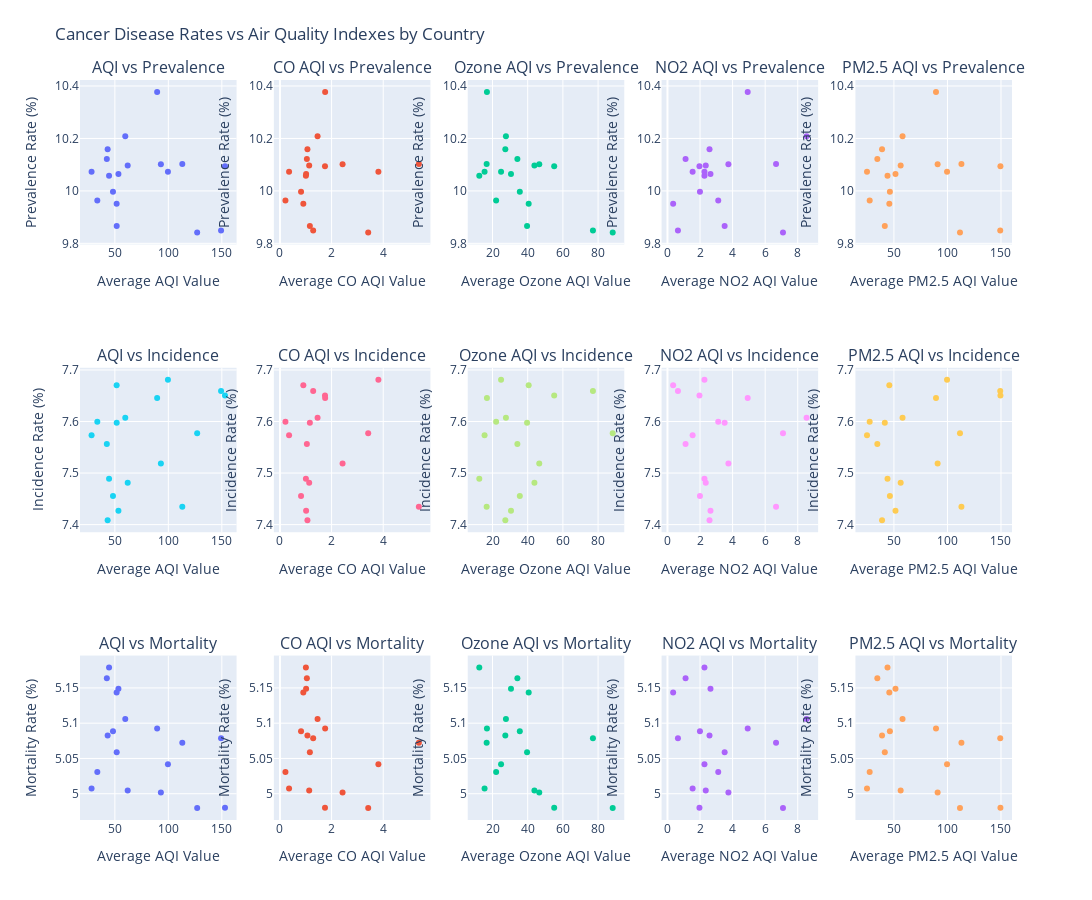

Write notebook code for a chart like this one.
### Markdown cell above
### Correlation Analysis - Cancer

### Code cell
from plotly.subplots import make_subplots
import plotly.graph_objects as go

# Define AQI columns and their labels
aqi_cols = [
    ("AQI Value", "Average AQI Value"),
    ("CO AQI Value", "Average CO AQI Value"),
    ("Ozone AQI Value", "Average Ozone AQI Value"),
    ("NO2 AQI Value", "Average NO2 AQI Value"),
    ("PM2.5 AQI Value", "Average PM2.5 AQI Value"),
]

# Create a 3x5 subplot grid
fig = make_subplots(
    rows=3, cols=5,
    subplot_titles=[
        "AQI vs Prevalence", "CO AQI vs Prevalence", "Ozone AQI vs Prevalence", "NO2 AQI vs Prevalence", "PM2.5 AQI vs Prevalence",
        "AQI vs Incidence", "CO AQI vs Incidence", "Ozone AQI vs Incidence", "NO2 AQI vs Incidence", "PM2.5 AQI vs Incidence",
        "AQI vs Mortality", "CO AQI vs Mortality", "Ozone AQI vs Mortality", "NO2 AQI vs Mortality", "PM2.5 AQI vs Mortality",
    ]
)

# Row 1: Prevalence Rate
for i, (col, label) in enumerate(aqi_cols, 1):
    fig.add_trace(
        go.Scatter(
            x=cancer[col],
            y=cancer['Prevalence Rate (%)'],
            mode='markers',
            marker=dict(size=6),
            name=label,
            showlegend=False
        ),
        row=1, col=i
    )
    fig.update_xaxes(title_text=label, row=1, col=i)
    fig.update_yaxes(title_text="Prevalence Rate (%)", row=1, col=i)

# Row 2: Incidence Rate
for i, (col, label) in enumerate(aqi_cols, 1):
    fig.add_trace(
        go.Scatter(
            x=cancer[col],
            y=cancer['Incidence Rate (%)'],
            mode='markers',
            marker=dict(size=6),
            name=label,
            showlegend=False
        ),
        row=2, col=i
    )
    fig.update_xaxes(title_text=label, row=2, col=i)
    fig.update_yaxes(title_text="Incidence Rate (%)", row=2, col=i)

# Row 3: Mortality Rate
for i, (col, label) in enumerate(aqi_cols, 1):
    fig.add_trace(
        go.Scatter(
            x=cancer[col],
            y=cancer['Mortality Rate (%)'],
            mode='markers',
            marker=dict(size=6),
            name=label,
            showlegend=False
        ),
        row=3, col=i
    )
    fig.update_xaxes(title_text=label, row=3, col=i)
    fig.update_yaxes(title_text="Mortality Rate (%)", row=3, col=i)

# Final layout adjustments
fig.update_layout(
    height=900, width=1500,
    title_text="Cancer Disease Rates vs Air Quality Indexes by Country",
    margin=dict(t=80)
)

fig.show()

### Figure 1 — Plotly figure (JSON) as saved in the notebook; plotly's stock layout.template omitted (floating-point values rounded to 4 significant figures)
{"data": [{"marker": {"size": 6}, "mode": "markers", "name": "Average AQI Value", "showlegend": false, "type": "scatter", "x": [28.24, 33.6, 44.57, 43.26, 127.0, 53.34, 48.25, 153.0, 93.04, 62.0, 51.72, 89.54, 99.61, 42.51, 149.3, 113.0, 51.67, 59.74], "xaxis": "x", "y": [10.07, 9.963, 10.06, 10.16, 9.841, 10.06, 9.997, 10.09, 10.1, 10.1, 9.866, 10.38, 10.07, 10.12, 9.849, 10.1, 9.951, 10.21], "yaxis": "y"}, {"marker": {"size": 6}, "mode": "markers", "name": "Average CO AQI Value", "showlegend": false, "type": "scatter", "x": [0.3529, 0.2118, 1.004, 1.064, 3.418, 1.012, 0.8164, 1.744, 2.425, 1.132, 1.158, 1.75, 3.812, 1.042, 1.286, 5.379, 0.9046, 1.457], "xaxis": "x2", "y": [10.07, 9.963, 10.06, 10.16, 9.841, 10.06, 9.997, 10.09, 10.1, 10.1, 9.866, 10.38, 10.07, 10.12, 9.849, 10.1, 9.951, 10.21], "yaxis": "y2"}, {"marker": {"size": 6}, "mode": "markers", "name": "Average Ozone AQI Value", "showlegend": false, "type": "scatter", "x": [15.49, 22.06, 12.48, 27.28, 88.32, 30.5, 35.52, 55.06, 46.57, 43.82, 39.63, 16.82, 24.85, 34.13, 77.07, 16.67, 40.55, 27.62], "xaxis": "x3", "y": [10.07, 9.963, 10.06, 10.16, 9.841, 10.06, 9.997, 10.09, 10.1, 10.1, 9.866, 10.38, 10.07, 10.12, 9.849, 10.1, 9.951, 10.21], "yaxis": "y3"}, {"marker": {"size": 6}, "mode": "markers", "name": "Average NO2 AQI Value", "showlegend": false, "type": "scatter", "x": [1.544, 3.118, 2.272, 2.582, 7.093, 2.641, 1.995, 1.965, 3.741, 2.351, 3.511, 4.927, 2.271, 1.111, 0.6429, 6.667, 0.3485, 8.541], "xaxis": "x4", "y": [10.07, 9.963, 10.06, 10.16, 9.841, 10.06, 9.997, 10.09, 10.1, 10.1, 9.866, 10.38, 10.07, 10.12, 9.849, 10.1, 9.951, 10.21], "yaxis": "y4"}, {"marker": {"size": 6}, "mode": "markers", "name": "Average PM2.5 AQI Value", "showlegend": false, "type": "scatter", "x": [24.87, 27.36, 44.02, 38.91, 111.7, 51.46, 46.23, 149.5, 90.83, 56.31, 41.5, 89.29, 99.61, 34.51, 149.3, 113.0, 45.71, 58.05], "xaxis": "x5", "y": [10.07, 9.963, 10.06, 10.16, 9.841, 10.06, 9.997, 10.09, 10.1, 10.1, 9.866, 10.38, 10.07, 10.12, 9.849, 10.1, 9.951, 10.21], "yaxis": "y5"}, {"marker": {"size": 6}, "mode": "markers", "name": "Average AQI Value", "showlegend": false, "type": "scatter", "x": [28.24, 33.6, 44.57, 43.26, 127.0, 53.34, 48.25, 153.0, 93.04, 62.0, 51.72, 89.54, 99.61, 42.51, 149.3, 113.0, 51.67, 59.74], "xaxis": "x6", "y": [7.574, 7.599, 7.489, 7.408, 7.577, 7.427, 7.456, 7.65, 7.519, 7.481, 7.598, 7.645, 7.681, 7.556, 7.659, 7.434, 7.67, 7.607], "yaxis": "y6"}, {"marker": {"size": 6}, "mode": "markers", "name": "Average CO AQI Value", "showlegend": false, "type": "scatter", "x": [0.3529, 0.2118, 1.004, 1.064, 3.418, 1.012, 0.8164, 1.744, 2.425, 1.132, 1.158, 1.75, 3.812, 1.042, 1.286, 5.379, 0.9046, 1.457], "xaxis": "x7", "y": [7.574, 7.599, 7.489, 7.408, 7.577, 7.427, 7.456, 7.65, 7.519, 7.481, 7.598, 7.645, 7.681, 7.556, 7.659, 7.434, 7.67, 7.607], "yaxis": "y7"}, {"marker": {"size": 6}, "mode": "markers", "name": "Average Ozone AQI Value", "showlegend": false, "type": "scatter", "x": [15.49, 22.06, 12.48, 27.28, 88.32, 30.5, 35.52, 55.06, 46.57, 43.82, 39.63, 16.82, 24.85, 34.13, 77.07, 16.67, 40.55, 27.62], "xaxis": "x8", "y": [7.574, 7.599, 7.489, 7.408, 7.577, 7.427, 7.456, 7.65, 7.519, 7.481, 7.598, 7.645, 7.681, 7.556, 7.659, 7.434, 7.67, 7.607], "yaxis": "y8"}, {"marker": {"size": 6}, "mode": "markers", "name": "Average NO2 AQI Value", "showlegend": false, "type": "scatter", "x": [1.544, 3.118, 2.272, 2.582, 7.093, 2.641, 1.995, 1.965, 3.741, 2.351, 3.511, 4.927, 2.271, 1.111, 0.6429, 6.667, 0.3485, 8.541], "xaxis": "x9", "y": [7.574, 7.599, 7.489, 7.408, 7.577, 7.427, 7.456, 7.65, 7.519, 7.481, 7.598, 7.645, 7.681, 7.556, 7.659, 7.434, 7.67, 7.607], "yaxis": "y9"}, {"marker": {"size": 6}, "mode": "markers", "name": "Average PM2.5 AQI Value", "showlegend": false, "type": "scatter", "x": [24.87, 27.36, 44.02, 38.91, 111.7, 51.46, 46.23, 149.5, 90.83, 56.31, 41.5, 89.29, 99.61, 34.51, 149.3, 113.0, 45.71, 58.05], "xaxis": "x10", "y": [7.574, 7.599, 7.489, 7.408, 7.577, 7.427, 7.456, 7.65, 7.519, 7.481, 7.598, 7.645, 7.681, 7.556, 7.659, 7.434, 7.67, 7.607], "yaxis": "y10"}, {"marker": {"size": 6}, "mode": "markers", "name": "Average AQI Value", "showlegend": false, "type": "scatter", "x": [28.24, 33.6, 44.57, 43.26, 127.0, 53.34, 48.25, 153.0, 93.04, 62.0, 51.72, 89.54, 99.61, 42.51, 149.3, 113.0, 51.67, 59.74], "xaxis": "x11", "y": [5.008, 5.031, 5.179, 5.083, 4.98, 5.149, 5.089, 4.98, 5.002, 5.005, 5.059, 5.092, 5.042, 5.164, 5.079, 5.072, 5.144, 5.106], "yaxis": "y11"}, {"marker": {"size": 6}, "mode": "markers", "name": "Average CO AQI Value", "showlegend": false, "type": "scatter", "x": [0.3529, 0.2118, 1.004, 1.064, 3.418, 1.012, 0.8164, 1.744, 2.425, 1.132, 1.158, 1.75, 3.812, 1.042, 1.286, 5.379, 0.9046, 1.457], "xaxis": "x12", "y": [5.008, 5.031, 5.179, 5.083, 4.98, 5.149, 5.089, 4.98, 5.002, 5.005, 5.059, 5.092, 5.042, 5.164, 5.079, 5.072, 5.144, 5.106], "yaxis": "y12"}, {"marker": {"size": 6}, "mode": "markers", "name": "Average Ozone AQI Value", "showlegend": false, "type": "scatter", "x": [15.49, 22.06, 12.48, 27.28, 88.32, 30.5, 35.52, 55.06, 46.57, 43.82, 39.63, 16.82, 24.85, 34.13, 77.07, 16.67, 40.55, 27.62], "xaxis": "x13", "y": [5.008, 5.031, 5.179, 5.083, 4.98, 5.149, 5.089, 4.98, 5.002, 5.005, 5.059, 5.092, 5.042, 5.164, 5.079, 5.072, 5.144, 5.106], "yaxis": "y13"}, {"marker": {"size": 6}, "mode": "markers", "name": "Average NO2 AQI Value", "showlegend": false, "type": "scatter", "x": [1.544, 3.118, 2.272, 2.582, 7.093, 2.641, 1.995, 1.965, 3.741, 2.351, 3.511, 4.927, 2.271, 1.111, 0.6429, 6.667, 0.3485, 8.541], "xaxis": "x14", "y": [5.008, 5.031, 5.179, 5.083, 4.98, 5.149, 5.089, 4.98, 5.002, 5.005, 5.059, 5.092, 5.042, 5.164, 5.079, 5.072, 5.144, 5.106], "yaxis": "y14"}, {"marker": {"size": 6}, "mode": "markers", "name": "Average PM2.5 AQI Value", "showlegend": false, "type": "scatter", "x": [24.87, 27.36, 44.02, 38.91, 111.7, 51.46, 46.23, 149.5, 90.83, 56.31, 41.5, 89.29, 99.61, 34.51, 149.3, 113.0, 45.71, 58.05], "xaxis": "x15", "y": [5.008, 5.031, 5.179, 5.083, 4.98, 5.149, 5.089, 4.98, 5.002, 5.005, 5.059, 5.092, 5.042, 5.164, 5.079, 5.072, 5.144, 5.106], "yaxis": "y15"}], "layout": {"annotations": [{"font": {"size": 16}, "showarrow": false, "text": "AQI vs Prevalence", "x": 0.084, "xanchor": "center", "xref": "paper", "y": 1, "yanchor": "bottom", "yref": "paper"}, {"font": {"size": 16}, "showarrow": false, "text": "CO AQI vs Prevalence", "x": 0.292, "xanchor": "center", "xref": "paper", "y": 1, "yanchor": "bottom", "yref": "paper"}, {"font": {"size": 16}, "showarrow": false, "text": "Ozone AQI vs Prevalence", "x": 0.5, "xanchor": "center", "xref": "paper", "y": 1, "yanchor": "bottom", "yref": "paper"}, {"font": {"size": 16}, "showarrow": false, "text": "NO2 AQI vs Prevalence", "x": 0.708, "xanchor": "center", "xref": "paper", "y": 1, "yanchor": "bottom", "yref": "paper"}, {"font": {"size": 16}, "showarrow": false, "text": "PM2.5 AQI vs Prevalence", "x": 0.916, "xanchor": "center", "xref": "paper", "y": 1, "yanchor": "bottom", "yref": "paper"}, {"font": {"size": 16}, "showarrow": false, "text": "AQI vs Incidence", "x": 0.084, "xanchor": "center", "xref": "paper", "y": 0.6111, "yanchor": "bottom", "yref": "paper"}, {"font": {"size": 16}, "showarrow": false, "text": "CO AQI vs Incidence", "x": 0.292, "xanchor": "center", "xref": "paper", "y": 0.6111, "yanchor": "bottom", "yref": "paper"}, {"font": {"size": 16}, "showarrow": false, "text": "Ozone AQI vs Incidence", "x": 0.5, "xanchor": "center", "xref": "paper", "y": 0.6111, "yanchor": "bottom", "yref": "paper"}, {"font": {"size": 16}, "showarrow": false, "text": "NO2 AQI vs Incidence", "x": 0.708, "xanchor": "center", "xref": "paper", "y": 0.6111, "yanchor": "bottom", "yref": "paper"}, {"font": {"size": 16}, "showarrow": false, "text": "PM2.5 AQI vs Incidence", "x": 0.916, "xanchor": "center", "xref": "paper", "y": 0.6111, "yanchor": "bottom", "yref": "paper"}, {"font": {"size": 16}, "showarrow": false, "text": "AQI vs Mortality", "x": 0.084, "xanchor": "center", "xref": "paper", "y": 0.2222, "yanchor": "bottom", "yref": "paper"}, {"font": {"size": 16}, "showarrow": false, "text": "CO AQI vs Mortality", "x": 0.292, "xanchor": "center", "xref": "paper", "y": 0.2222, "yanchor": "bottom", "yref": "paper"}, {"font": {"size": 16}, "showarrow": false, "text": "Ozone AQI vs Mortality", "x": 0.5, "xanchor": "center", "xref": "paper", "y": 0.2222, "yanchor": "bottom", "yref": "paper"}, {"font": {"size": 16}, "showarrow": false, "text": "NO2 AQI vs Mortality", "x": 0.708, "xanchor": "center", "xref": "paper", "y": 0.2222, "yanchor": "bottom", "yref": "paper"}, {"font": {"size": 16}, "showarrow": false, "text": "PM2.5 AQI vs Mortality", "x": 0.916, "xanchor": "center", "xref": "paper", "y": 0.2222, "yanchor": "bottom", "yref": "paper"}], "height": 900, "margin": {"t": 80}, "title": {"text": "Cancer Disease Rates vs Air Quality Indexes by Country"}, "width": 1500, "xaxis": {"anchor": "y", "domain": [0, 0.168], "title": {"text": "Average AQI Value"}}, "xaxis10": {"anchor": "y10", "domain": [0.832, 1], "title": {"text": "Average PM2.5 AQI Value"}}, "xaxis11": {"anchor": "y11", "domain": [0, 0.168], "title": {"text": "Average AQI Value"}}, "xaxis12": {"anchor": "y12", "domain": [0.208, 0.376], "title": {"text": "Average CO AQI Value"}}, "xaxis13": {"anchor": "y13", "domain": [0.416, 0.584], "title": {"text": "Average Ozone AQI Value"}}, "xaxis14": {"anchor": "y14", "domain": [0.624, 0.792], "title": {"text": "Average NO2 AQI Value"}}, "xaxis15": {"anchor": "y15", "domain": [0.832, 1], "title": {"text": "Average PM2.5 AQI Value"}}, "xaxis2": {"anchor": "y2", "domain": [0.208, 0.376], "title": {"text": "Average CO AQI Value"}}, "xaxis3": {"anchor": "y3", "domain": [0.416, 0.584], "title": {"text": "Average Ozone AQI Value"}}, "xaxis4": {"anchor": "y4", "domain": [0.624, 0.792], "title": {"text": "Average NO2 AQI Value"}}, "xaxis5": {"anchor": "y5", "domain": [0.832, 1], "title": {"text": "Average PM2.5 AQI Value"}}, "xaxis6": {"anchor": "y6", "domain": [0, 0.168], "title": {"text": "Average AQI Value"}}, "xaxis7": {"anchor": "y7", "domain": [0.208, 0.376], "title": {"text": "Average CO AQI Value"}}, "xaxis8": {"anchor": "y8", "domain": [0.416, 0.584], "title": {"text": "Average Ozone AQI Value"}}, "xaxis9": {"anchor": "y9", "domain": [0.624, 0.792], "title": {"text": "Average NO2 AQI Value"}}, "yaxis": {"anchor": "x", "domain": [0.7778, 1], "title": {"text": "Prevalence Rate (%)"}}, "yaxis10": {"anchor": "x10", "domain": [0.3889, 0.6111], "title": {"text": "Incidence Rate (%)"}}, "yaxis11": {"anchor": "x11", "domain": [0, 0.2222], "title": {"text": "Mortality Rate (%)"}}, "yaxis12": {"anchor": "x12", "domain": [0, 0.2222], "title": {"text": "Mortality Rate (%)"}}, "yaxis13": {"anchor": "x13", "domain": [0, 0.2222], "title": {"text": "Mortality Rate (%)"}}, "yaxis14": {"anchor": "x14", "domain": [0, 0.2222], "title": {"text": "Mortality Rate (%)"}}, "yaxis15": {"anchor": "x15", "domain": [0, 0.2222], "title": {"text": "Mortality Rate (%)"}}, "yaxis2": {"anchor": "x2", "domain": [0.7778, 1], "title": {"text": "Prevalence Rate (%)"}}, "yaxis3": {"anchor": "x3", "domain": [0.7778, 1], "title": {"text": "Prevalence Rate (%)"}}, "yaxis4": {"anchor": "x4", "domain": [0.7778, 1], "title": {"text": "Prevalence Rate (%)"}}, "yaxis5": {"anchor": "x5", "domain": [0.7778, 1], "title": {"text": "Prevalence Rate (%)"}}, "yaxis6": {"anchor": "x6", "domain": [0.3889, 0.6111], "title": {"text": "Incidence Rate (%)"}}, "yaxis7": {"anchor": "x7", "domain": [0.3889, 0.6111], "title": {"text": "Incidence Rate (%)"}}, "yaxis8": {"anchor": "x8", "domain": [0.3889, 0.6111], "title": {"text": "Incidence Rate (%)"}}, "yaxis9": {"anchor": "x9", "domain": [0.3889, 0.6111], "title": {"text": "Incidence Rate (%)"}}}}
